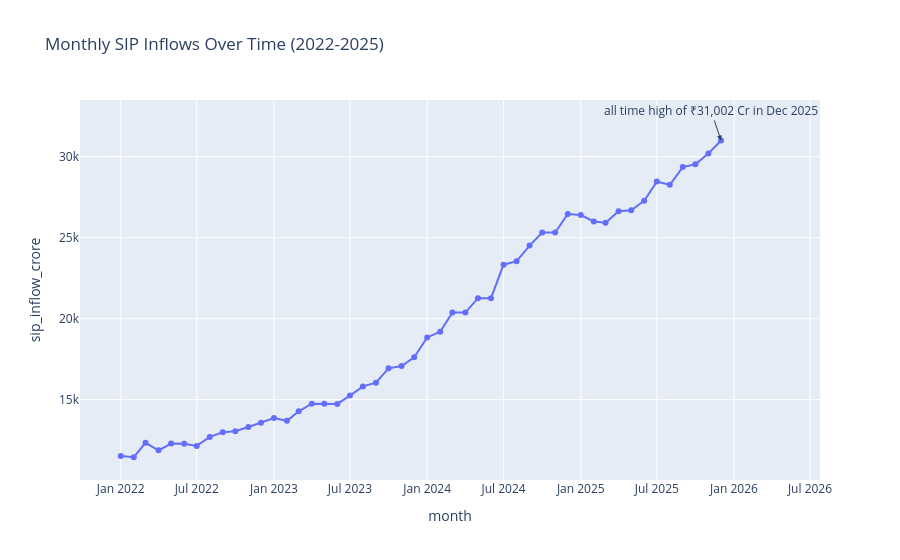

The cell this chart's notebook holds for it:
### Code cell
# now after confirming the highest SIP inflow, we can annotate it on the chart
fig = px.line(sip_df, x='month', y='sip_inflow_crore', title='Monthly SIP Inflows Over Time (2022-2025)', markers=True)

fig.add_annotation(x='2025-12-01', y = 31002, text ="all time high of ₹31,002 Cr in Dec 2025", showarrow=True, arrowhead=2)

fig.show()

### Figure 1 — Plotly figure (JSON) as saved in the notebook; plotly's stock layout.template omitted (floating-point values rounded to 4 significant figures)
{"data": [{"hovertemplate": "month=%{x}<br>sip_inflow_crore=%{y}<extra></extra>", "legendgroup": "", "line": {"color": "#636efa", "dash": "solid"}, "marker": {"symbol": "circle"}, "mode": "lines+markers", "name": "", "orientation": "v", "showlegend": false, "type": "scatter", "x": ["2022-01-01T00:00:00", "2022-02-01T00:00:00", "2022-03-01T00:00:00", "2022-04-01T00:00:00", "2022-05-01T00:00:00", "2022-06-01T00:00:00", "2022-07-01T00:00:00", "2022-08-01T00:00:00", "2022-09-01T00:00:00", "2022-10-01T00:00:00", "2022-11-01T00:00:00", "2022-12-01T00:00:00", "2023-01-01T00:00:00", "2023-02-01T00:00:00", "2023-03-01T00:00:00", "2023-04-01T00:00:00", "2023-05-01T00:00:00", "2023-06-01T00:00:00", "2023-07-01T00:00:00", "2023-08-01T00:00:00", "2023-09-01T00:00:00", "2023-10-01T00:00:00", "2023-11-01T00:00:00", "2023-12-01T00:00:00", "2024-01-01T00:00:00", "2024-02-01T00:00:00", "2024-03-01T00:00:00", "2024-04-01T00:00:00", "2024-05-01T00:00:00", "2024-06-01T00:00:00", "2024-07-01T00:00:00", "2024-08-01T00:00:00", "2024-09-01T00:00:00", "2024-10-01T00:00:00", "2024-11-01T00:00:00", "2024-12-01T00:00:00", "2025-01-01T00:00:00", "2025-02-01T00:00:00", "2025-03-01T00:00:00", "2025-04-01T00:00:00", "2025-05-01T00:00:00", "2025-06-01T00:00:00", "2025-07-01T00:00:00", "2025-08-01T00:00:00", "2025-09-01T00:00:00", "2025-10-01T00:00:00", "2025-11-01T00:00:00", "2025-12-01T00:00:00"], "xaxis": "x", "y": [11517, 11438, 12328, 11863, 12286, 12276, 12140, 12694, 12976, 13040, 13306, 13573, 13856, 13687, 14276, 14749, 14749, 14734, 15245, 15814, 16042, 16928, 17073, 17610, 18838, 19187, 20371, 20371, 21262, 21262, 23332, 23547, 24509, 25323, 25320, 26459, 26400, 25999, 25926, 26632, 26688, 27274, 28464, 28265, 29361, 29529, 30200, 31002], "yaxis": "y"}], "layout": {"annotations": [{"arrowhead": 2, "showarrow": true, "text": "all time high of ₹31,002 Cr in Dec 2025", "x": "2025-12-01", "y": 31002}], "legend": {"tracegroupgap": 0}, "title": {"text": "Monthly SIP Inflows Over Time (2022-2025)"}, "xaxis": {"anchor": "y", "domain": [0, 1], "title": {"text": "month"}}, "yaxis": {"anchor": "x", "domain": [0, 1], "title": {"text": "sip_inflow_crore"}}}}
